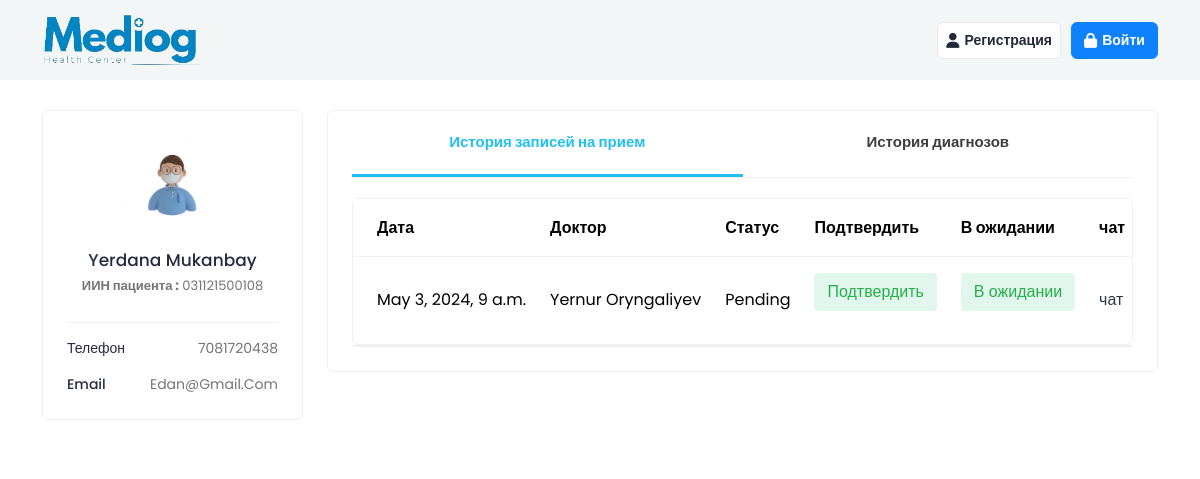
The app's page /diagnosis/patient-detail/30/ with its own data.
### diagnosis/models.py (models this page shows, shortened)
class Appointment(models.Model):
    patient = models.ForeignKey(Patient, on_delete=models.CASCADE)
    doctor = models.ForeignKey(Doctor, on_delete=models.CASCADE)
    date = models.DateTimeField()
    status = models.CharField(max_length=10, choices=[('pending', 'Pending'), ('confirmed', 'Confirmed')], default='pending')

class Patient(models.Model):
    user = models.OneToOneField(User, on_delete=models.CASCADE)
    email = models.CharField(max_length=15)
    phone_number = models.CharField(max_length=15)
    identification_number = models.CharField(max_length=15, unique=True, null=True, blank=True)

class User(AbstractUser):
    is_patient = models.BooleanField(default=False)
    is_doctor = models.BooleanField(default=False)

class Doctor(models.Model):
    user = models.OneToOneField(User, on_delete=models.CASCADE)
    specialties = models.ManyToManyField(Specialty, related_name='doctors')  # Специализации врача
    city = models.ForeignKey(City, on_delete=models.SET_NULL, null=True, related_name='doctors')
    photo = models.FileField(upload_to='licenses/', null=True, blank=True)
    about = models.TextField()
    license = models.FileField(upload_to='licenses/', null=True, blank=True)  # Лицензия на медицинскую практику
    diploma = models.FileField(upload_to='diplomas/', null=True, blank=True)  # Диплом о высшем образовании
    specialization_certificates = models.FileField(upload_to='specializations/', null=True, blank=True)  # Сертификаты специализации
    liability_insurance = models.FileField(upload_to='insurance/', null=True, blank=True)  # Страхование профессиональной ответственности
    identification_document = models.FileField(upload_to='identifications/', null=True, blank=True)  # Идентификационные документы
    phone_number = models.CharField(max_length=15)
    verified = models.BooleanField(default=False)  # Поле для верификации доктора администратором
    price = models.DecimalField(max_digits=10, decimal_places=2, null=True, blank=True)

### diagnosis/views.py (the view)
# urls.py: path('patient-detail/<int:pk>/', AppointmentDetailView.as_view(), name='patient_detail'),
class AppointmentDetailView(DetailView):
    model = Appointment
    template_name = 'doctor_part/patient_detail.html'
    context_object_name = 'appointment'
    def get_context_data(self, **kwargs):
        context = super().get_context_data(**kwargs)
        appointment = self.get_object()
        context['diagnosis_history'] = DiagnosisHistory.objects.get(appointment=appointment)
        return context

### templates/doctor_part/patient_detail.html (shortened to what this page needs)
{% extends 'base_doctor.html' %}
{% load static %}
{% block content %}
			<div class="content" style="transform: none; min-height: 107.24px;">
				<div class="container" style="transform: none;">
					<div class="row" style="transform: none;">
						<div class="col-md-5 col-lg-4 col-xl-3 theiaStickySidebar dct-dashbd-lft" style="position: relative; overflow: visible; box-sizing: border-box; min-height: 1px;">
							<div class="theiaStickySidebar" style="padding-top: 0px; padding-bottom: 1px; position: static; transform: none; top: 0px; left: 73.6667px;"><div class="card widget-profile pat-widget-profile">
								<div class="card-body">
									<div class="pro-widget-content">
										<div class="profile-info-widget">
											<a href="#" class="booking-doc-img">
												<img src="{% static 'img/patient_logo.png' %}" alt="User Image">
											</a>
											<div class="profile-det-info">
												<h3>{{ appointment.patient.user.get_full_name }}</h3>
												<div class="patient-details">
													<h5><b>ИИН пациента :</b> {{ appointment.patient.identification_number }}</h5>
												</div>
											</div>
										</div>
									</div>
									<div class="patient-info">
										<ul>
											<li>Телефон <span>{{ appointment.patient.phone_number }}</span></li>
											<li>Email <span>{{ appointment.patient.email }}</span></li>
										</ul>
									</div>
								</div>
							</div>
                                </div></div>
							<div class="col-md-7 col-lg-8 col-xl-9 dct-appoinment">
								<div class="card">
									<div class="card-body pt-0">
										<div class="user-tabs">
											<ul class="nav nav-tabs nav-tabs-bottom nav-justified flex-wrap" role="tablist">
												<li class="nav-item" role="presentation">
													<a class="nav-link active" href="#pat_appointments" data-bs-toggle="tab" aria-selected="true" role="tab">История записей на прием</a>
												</li>
												<li class="nav-item" role="presentation">
													<a class="nav-link" href="#pres" data-bs-toggle="tab" aria-selected="false" role="tab" tabindex="-1"><span>История диагнозов</span></a>
												</li>
											</ul>
										</div>
										<div class="tab-content">
											<div id="pat_appointments" class="tab-pane fade active show" role="tabpanel">
												<div class="card card-table mb-0">
													<div class="card-body">
														<div class="table-responsive">
															<table class="table table-hover table-center mb-0">
																<thead>
																	<tr>
																		<th>Дата</th>
																		<th>Доктор</th>
																		<th>Статус</th>
																		<th>Подтвердить</th>
																		<th>В ожидании</th>
                                                                        <th>чат</th>
																	</tr>
																</thead>
																<tbody>
																	<tr>
																		<td>{{ appointment.date }}</td>
																		<td>{{ appointment.doctor.user.get_full_name }}</td>
																		<td>{{ appointment.get_status_display }}</td>
																		<td>
                                                                        <form action="{% url 'diagnosis:change_appointment_status' appointment.id 'confirmed' %}" method="post">
                                                                            <button class="btn btn-sm bg-success-light" type="submit">Подтвердить</button>
                                                                        </form>
                                                                        </td>
                                                                        <td>
                                                                        <form action="{% url 'diagnosis:change_appointment_status' appointment.id 'pending' %}" method="post">
                                                                            <button class="btn btn-sm bg-success-light" type="submit">В ожидании</button>
                                                                        </form>
                                                                        </td>
                                                                        <td>
                                                                            <a href="{% url 'diagnosis:chat_view' appointment.patient.user.id %}"> чат</a>
                                                                        </td>
																	</tr>
																</tbody>
															</table>
														</div>
													</div>
												</div>
											</div>
											<div class="tab-pane active show" id="billing" role="tabpanel">
												<div class="card card-table mb-0">
												</div>
											</div>
										</div>
									</div>
								</div>
							</div>
						</div>
					</div>
				</div>
{% endblock %}

### templates/base_doctor.html (style rules this page uses)
.theiaStickySidebar:after { content: ""; display: table; clear: both; }

### records on screen
Appointment: patient.user.get_full_name "Yerdana Mukanbay", patient.identification_number "031121500108", patient.phone_number "7081720438", patient.email "Edan@gmail.com", date "May 3, 2024, 9 a.m.", doctor.user.get_full_name "Yernur Oryngaliyev", status "Pending"
